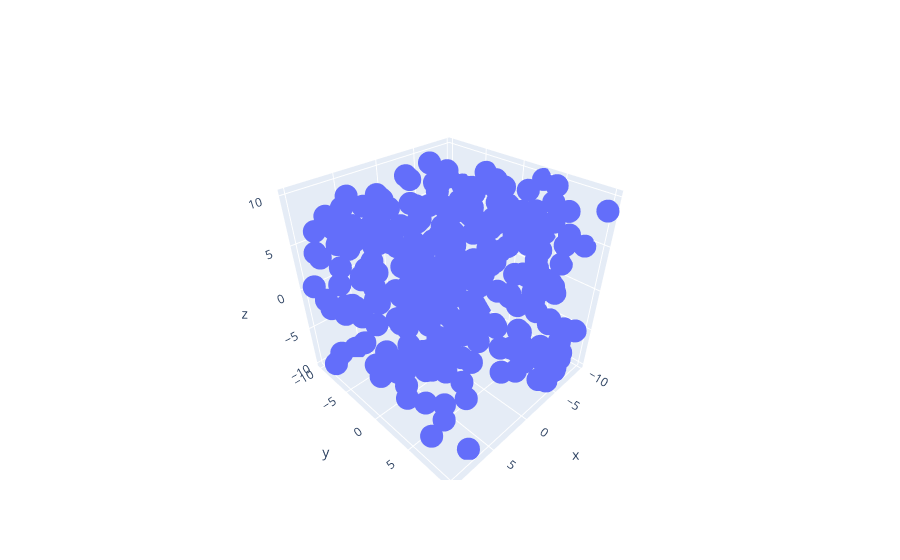

The notebook cell this image was saved under:
### Code cell
#1.Using the given dataset, to generate a 3D scatter plot to visualize the distribution of data points in a three dimensional 
# space.



import numpy as np
import pandas as pd
import plotly.graph_objects as go



np.random.seed(30) 
data = {'X': np.random.uniform(-10, 10, 300),
        'Y': np.random.uniform(-10, 10, 300),
        'Z': np.random.uniform(-10, 10, 300)}

df = pd.DataFrame(data)

fig=go.Figure()
fig.add_trace(go.Scatter3d(x=df['X'], y=df['Y'], z=df['Z'], mode='markers'))

### Figure 1 — Plotly figure (JSON) as saved in the notebook; plotly's stock layout.template omitted (floating-point values rounded to 4 significant figures; data arrays with more than 128 entries replaced by an {"elided": "..."} marker saying what was removed)
{"data": [{"mode": "markers", "type": "scatter3d", "x": {"elided": "300 float values"}, "y": {"elided": "300 float values"}, "z": {"elided": "300 float values"}}], "layout": {"autosize": true, "scene": {"aspectmode": "auto", "aspectratio": {"x": 0.9933, "y": 1.007, "z": 0.9996}}}}
